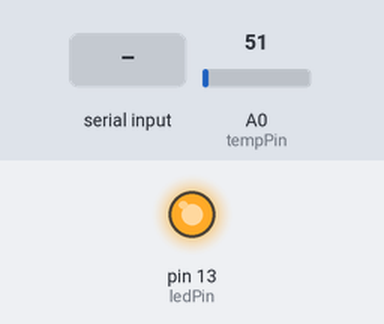
Recording of a sketch running on a simulated Arduino Uno, built with avr-gcc and run on an emulated ATmega328P. On the bench: output pins drawn as LEDs (lit = HIGH). The test bench sets the inputs (shaded band); at power-on: A0 (tempPin) = 51. What the sketch prints to the serial monitor is not drawn.

Above: at 1.2 s.
1.3 s: "1" received over Serial
Timing chart, 0 to 4.3 s (numbered marks = the images above; inputs shaded):
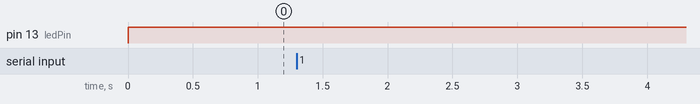

Measured:
- after the input at 1.3 s, every drawn part: stays the same

The sketch:

Teensy_Thermistor.ino
```cpp
int tempPin = 14;
int ledPin = 13;

void setup()
{
  // put your setup code here, to run once:
  Serial.begin(9600);
  pinMode(ledPin, OUTPUT);
}

void loop()
{
  // put your main code here, to run repeatedly:
  int thermoVolt;

  thermoVolt = analogRead(tempPin);

  if(Serial.available() > 0)
  {
    if (Serial.read() == '1')
    {
      Serial.println(thermoVolt);
    }
  }

  if (thermoVolt < 500)
  {
    digitalWrite(ledPin, HIGH);
  }
  else
  {
    digitalWrite(ledPin, LOW);
  }
  delay(50);
}
```
